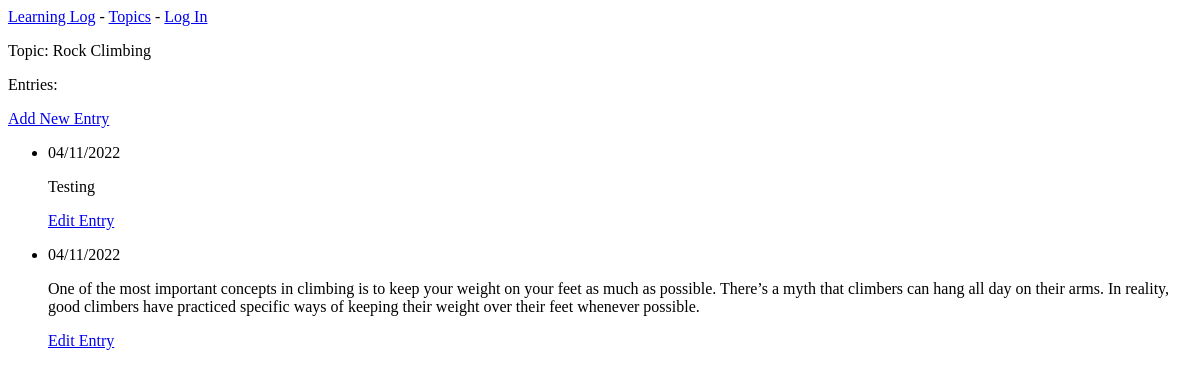
The page /topics/2/ on the database as committed earlier.
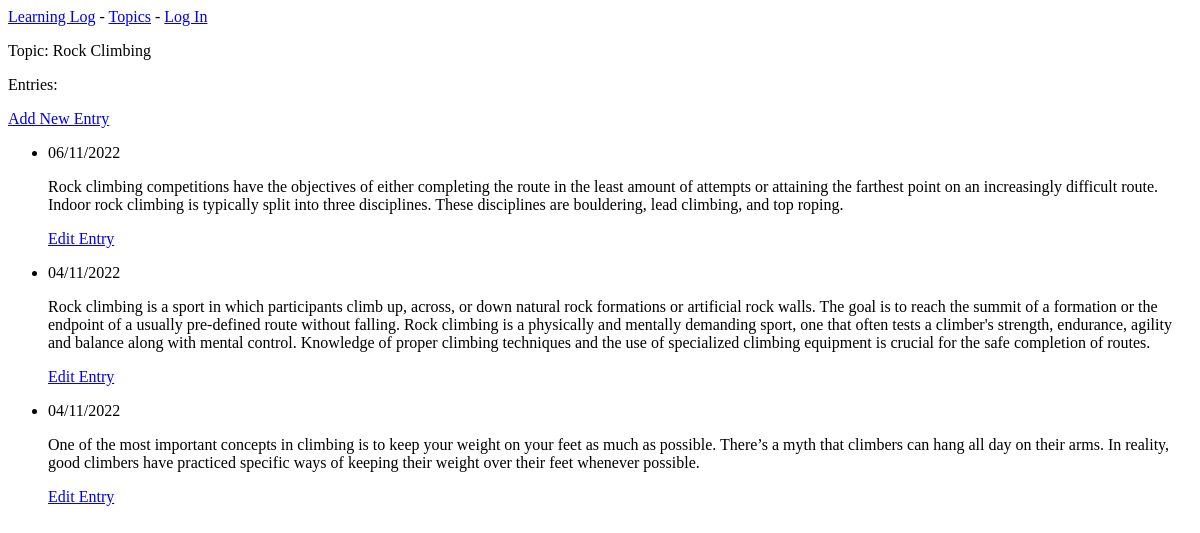
The same page on the database as committed later.
### learning_logs/models.py (models this page shows, shortened)
class Entry(models.Model):
    topic = models.ForeignKey(Topic, on_delete=models.SET_NULL, null=True)
    text = models.TextField()
    date_added = models.DateTimeField(auto_now_add=True)
    class Meta:
        verbose_name_plural = 'Entries'

### learning_logs/views.py (the view)
# urls.py: path('topics/<int:topic_id>/', views.topic, name='topic'), # Página de detalhes para um único assunto
def topic(request, topic_id):
    topic = Topic.objects.get(id=topic_id)
    entries = topic.entry_set.order_by('-date_added')
    context = {'topic': topic, 'entries': entries}
    return render(request, 'learning_logs/pages/topic.html', context)

### learning_logs/models.py (called while the page is built)
    def __str__(self) -> str:
        return self.text

### learning_logs/templates/learning_logs/pages/topic.html
{% extends 'learning_logs/pages/base.html' %}
{% block content %}
    <p>Topic: {{ topic }}</p>
    <p>Entries:</p>
    <p><a href="{% url 'learning_logs:new_entry' topic.id %}">Add New Entry</a></p>
    <ul>
        {% for entry in entries %}
            <li>
                <p>
                    {{ entry.date_added | date:"d/m/Y" }}
                </p>
                <p>
                    {{ entry.text | linebreaks }}
                </p>
                <p>
                    <a href="{% url 'learning_logs:edit_entry' entry.id %}">Edit Entry</a>
                </p>
            </li>
        {% empty %}
            <li>No topics have been added yet.</li>
        {% endfor %}
    </ul>
{% endblock content %}

Rows that differ between the two databases and show on the page:
added Entry: date_added "06/11/2022", text "Rock climbing competitions have the objectives of either completing the route in the least amount of attempts or attaining the farthest point on an increasingly difficult route. Indoor rock climbing is typically split into three disciplines. These disciplines are bouldering, lead climbing, and top roping."
changed Entry: text "Testing" → "Rock climbing is a sport in which participants climb up, across, or down natural rock formations or artificial rock walls. The goal is to reach the summit of a formation or the endpoint of a usually pre-defined route without falling. Rock climbing is a physically and mentally demanding sport, one that often tests a climber's strength, endurance, agility and balance along with mental control. Knowledge of proper climbing techniques and the use of specialized climbing equipment is crucial for the safe completion of routes."
